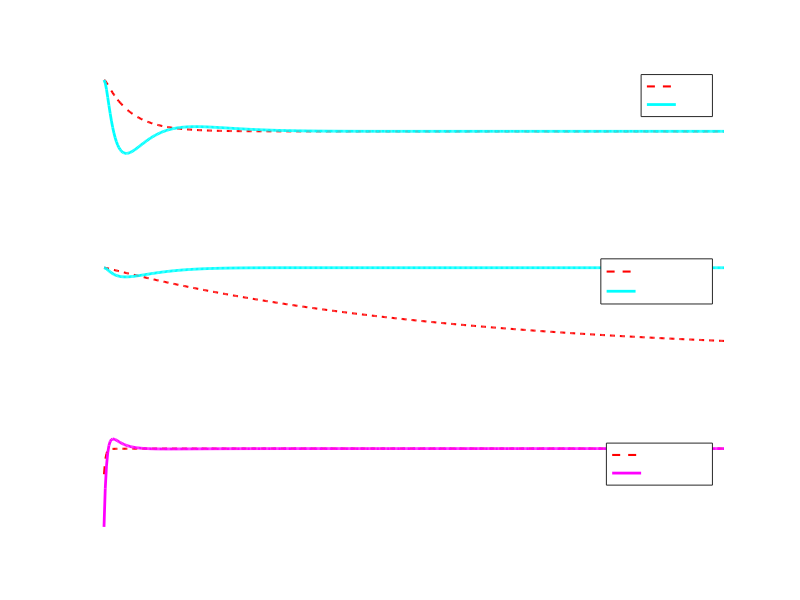

This figure's MATLAB source:
%% 1. System Parameters (Same as your previous plot)
M = 0.5; m = 0.2; b = 0.1; I = 0.006; g = 9.81; l = 0.3;
d = I*(M+m) + M*m*l^2; 

A = [0      1              0           0;
     0 -(I+m*l^2)*b/d  (m^2*g*l^2)/d   0;
     0      0              0           1;
     0  (m*l*b)/d    m*g*l*(M+m)/d     0];
B = [0; (I+m*l^2)/d; 0; m*l/d];
C = eye(4); D = zeros(4,1);
t = 0:0.01:5; 
x0 = [0; 0; 0.15; 0]; % Initial 8.6 degree lean

%% 2. PID Setup (Feedback on Angle and Angular Velocity)
Kp = 100; Kd = 20;
K_pid = [0, 0, Kp, Kd]; 
sys_pid = ss(A - B*K_pid, B, C, D);
[y_pid, t_pid] = initial(sys_pid, x0, t);
u_pid = -y_pid * K_pid';

%% 3. LQR Setup (Optimal Multi-State Feedback)
Q = [500 0 0 0; 0 1 0 0; 0 0 100 0; 0 0 0 1];
R = 0.01;
K_lqr = lqr(A, B, Q, R);
sys_lqr = ss(A - B*K_lqr, B, C, D);
[y_lqr, t_lqr] = initial(sys_lqr, x0, t);
u_lqr = -y_lqr * K_lqr';

%% 4. The Comparative Plot (Styled like your screenshot)
figure('Color', [0.15 0.15 0.15]); 

% Subplot 1: Pendulum Angle
subplot(3,1,1);
plot(t_pid, y_pid(:,3), 'r--', 'LineWidth', 1.5); hold on;
plot(t_lqr, y_lqr(:,3), 'c', 'LineWidth', 2);
set(gca, 'Color', 'k', 'XColor', 'w', 'YColor', 'w', 'GridColor', 'w');
title('Pendulum Angle \theta(t)', 'Color', 'w');
ylabel('Angle (rad)'); legend('PID', 'LQR', 'TextColor', 'w'); grid on;

% Subplot 2: Cart Position
subplot(3,1,2);
plot(t_pid, y_pid(:,1), 'r--', 'LineWidth', 1.5); hold on;
plot(t_lqr, y_lqr(:,1), 'c', 'LineWidth', 2);
set(gca, 'Color', 'k', 'XColor', 'w', 'YColor', 'w', 'GridColor', 'w');
title('Cart Position x(t)', 'Color', 'w');
ylabel('Pos (m)'); legend('PID (Drift)', 'LQR (Fixed)', 'TextColor', 'w'); grid on;

% Subplot 3: Control Input
subplot(3,1,3);
plot(t_pid, u_pid, 'r--', 'LineWidth', 1.5); hold on;
plot(t_lqr, u_lqr, 'm', 'LineWidth', 2);
set(gca, 'Color', 'k', 'XColor', 'w', 'YColor', 'w', 'GridColor', 'w');
title('Control Input u(t) (Force Applied)', 'Color', 'w');
ylabel('Force (N)'); xlabel('Time (s)'); legend('PID Force', 'LQR Force', 'TextColor', 'w'); grid on;
